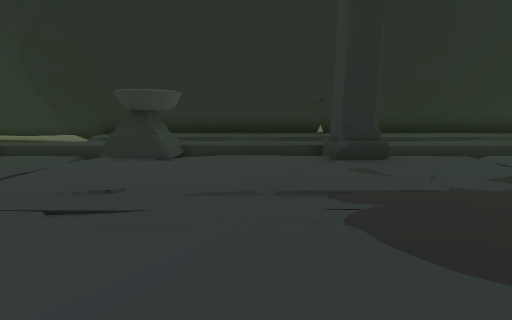
view 1 (above)

20 first-person views from a walk through a Unity game level. The camera is 1.2 m above the floor, tilts 10° down and sees 85° across. The floor is counted in squares, 1 m on a side. Each view is taken from the middle of a square. On the plan, view 1 faces up. The plan holds only what a view shows up to about 13 squares ahead; the rest is blank. The place goes on beyond the plan.

view 2
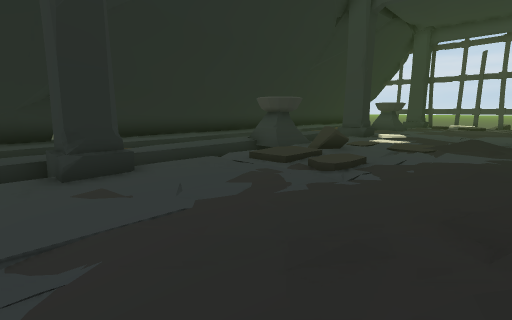

view 3
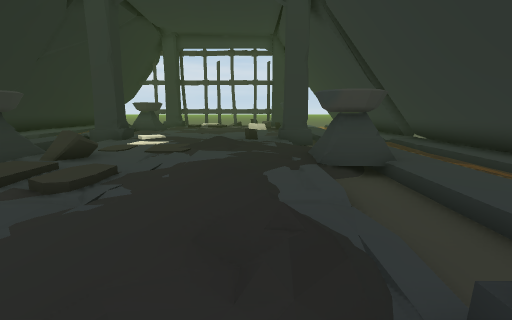

view 4
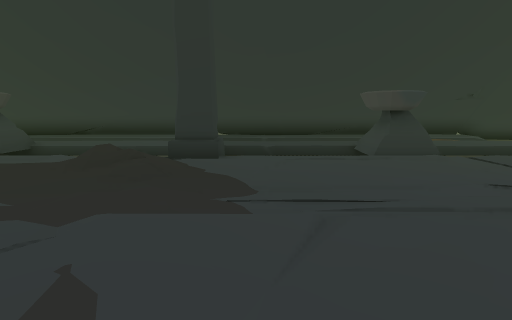

view 5
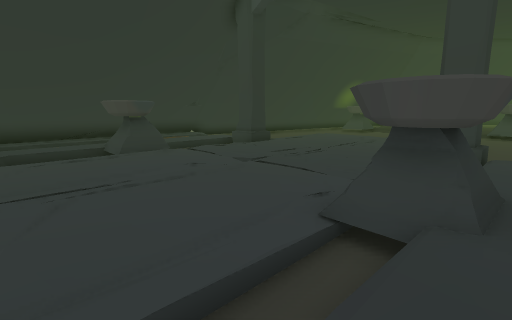

view 6
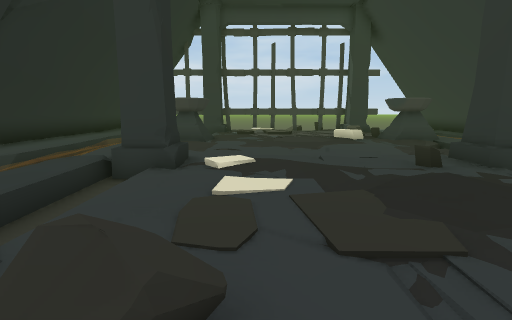

view 7
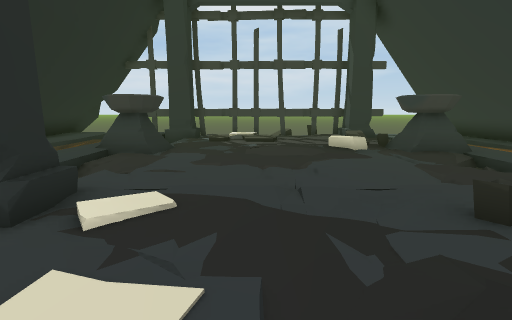

view 8
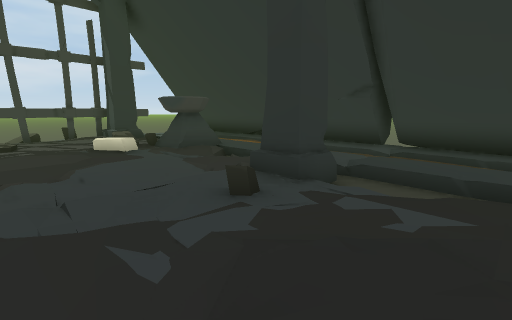

view 9
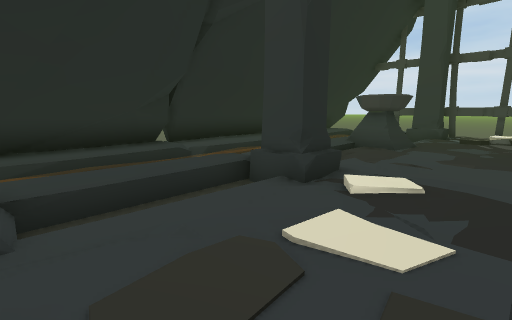

view 10
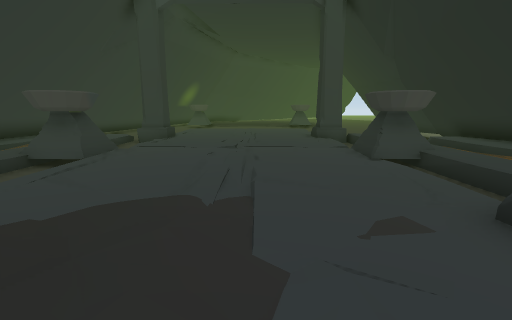

view 11
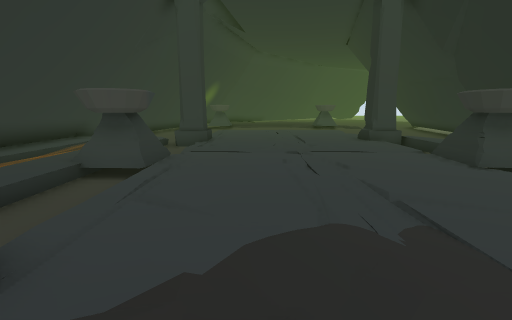

view 12
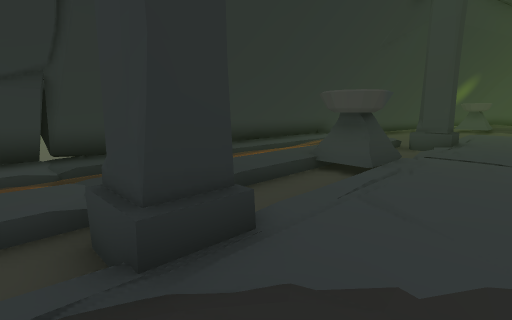

view 13
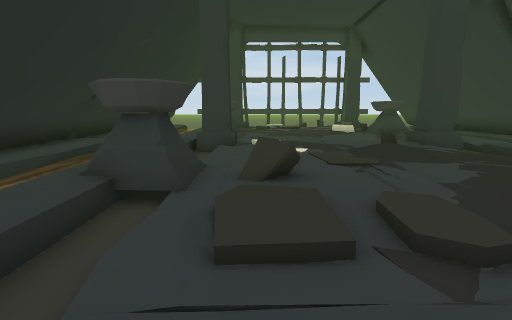

view 14
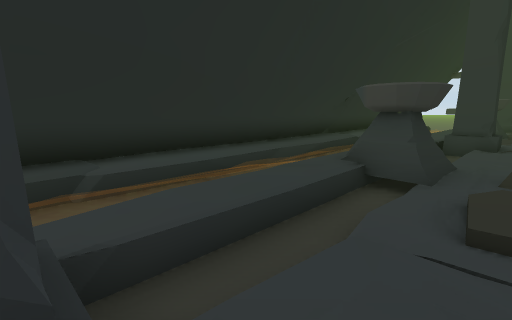

view 15
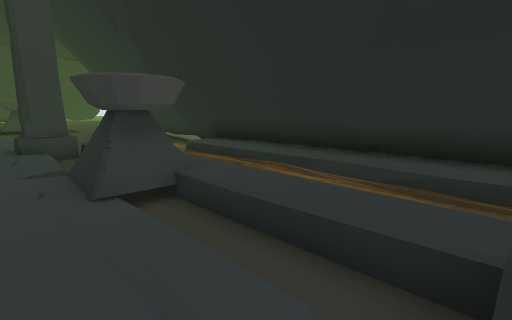

view 16
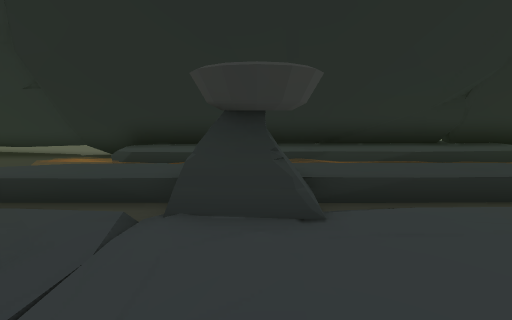

view 17
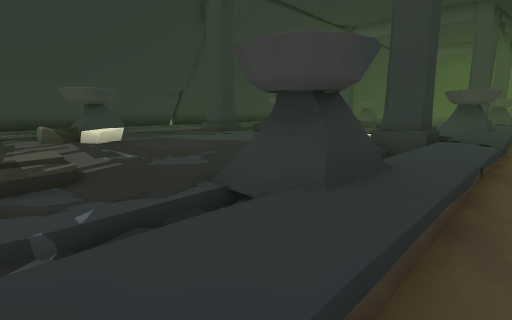

view 18
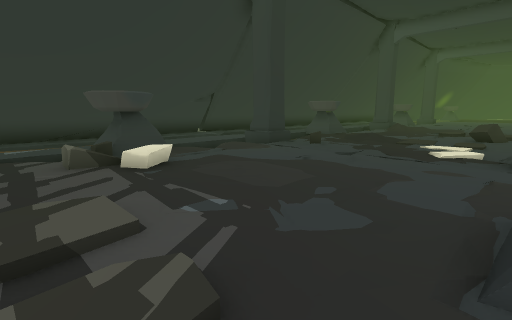

view 19
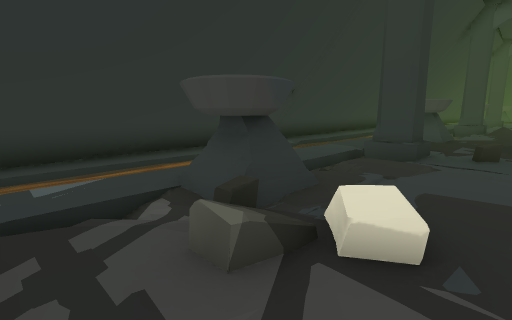

view 20
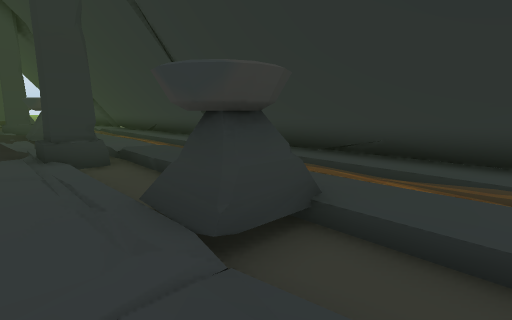

### Floor plan
Key: @ floor where view 1 was taken; # wall or solid block; . main floor; : floor 0.25 m higher than the main floor; - floor 0.25 m lower than the main floor; / step, stairs or slope; ~ water the walk can cross; ≈ water the walk keeps out of; B bowl; P pillar; L block; O other object.
Columns run from 9 left of view 1 to 23 right of it. Each row starts with its distance up from view 1.
 13 #################################
 12 #################################
 11 -~~≈≈≈≈≈≈≈≈-~~~~~≈~≈≈~~≈~::≈~≈≈~~
 10   ~ ~~~~~~~ ~~~~~~~ ~ ~~~~~~~~~~~
  9  ::::/B:::::/:::::BB:::::::::B:::
  8 PP///BBB---PP-///OBB/--P#//.BBB--
  7 ##...BB/...##.//..BB...P#...BBB..
  6 .............../:/L............//
  5 ...............////............//
  4 .............../:...........:../
  3 ....................//......:..//
  2 ............/.......:/...........
  1 ............///.....:..:.....//..
  0 P#.......@.P#//........P#.....//.
 -1 PP---BBB---PP----/BB./-P#///BBB..
 -2 -////BBB//////////BB-///////BBB//
 -3  ................................
 -4   ~~~~~~~  ~~~~~~~~~~~~     ~~~~~
 -5 #################################
 -6 #################################

Where each view was taken, in squares from view 1:
view 1: 0 up, 0 right, facing up
view 2: 1 up, 1 right, facing up-right
view 3: 1 up, 2 right, facing right
view 4: 7 up, 1 right, facing down
view 5: 9 up, 1 right, facing down-left
view 6: 5 up, 8 right, facing right
view 7: 4 up, 11 right, facing right
view 8: 4 up, 11 right, facing down-right
view 9: 4 up, 10 right, facing up-right
view 10: 4 up, 5 right, facing left
view 11: 2 up, 4 right, facing left
view 12: 2 up, 4 right, facing down-left
view 13: 6 up, 4 right, facing right
view 14: 6 up, 3 right, facing up-right
view 15: 6 up, 2 right, facing up-left
view 16: 4 up, 3 left, facing up
view 17: 10 up, 23 right, facing down-left
view 18: 7 up, 23 right, facing down-left
view 19: 2 up, 23 right, facing down-left
view 20: 1 up, 6 left, facing down-right
